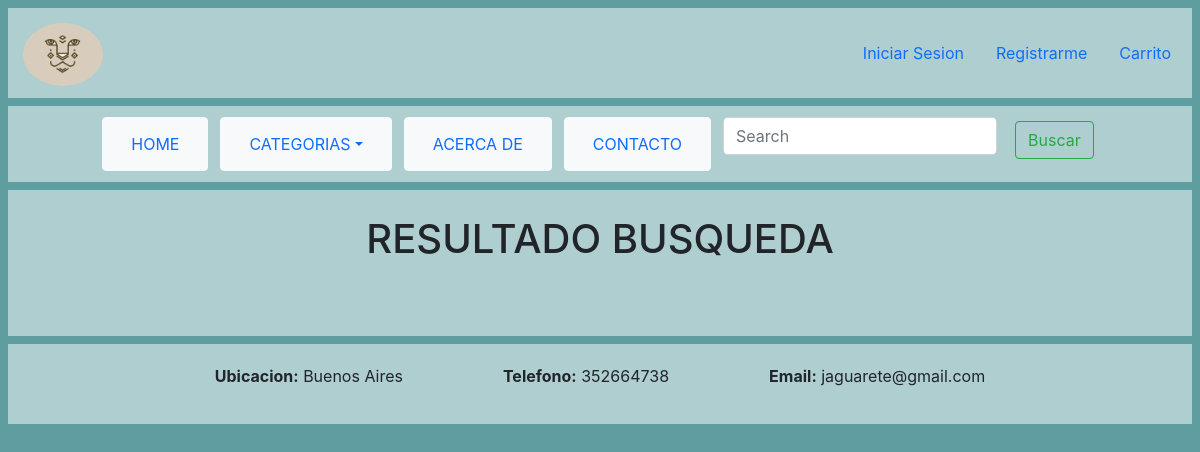
Page /TIENDAROPA/verProductosDeCategoria/6/ on the earlier database version.
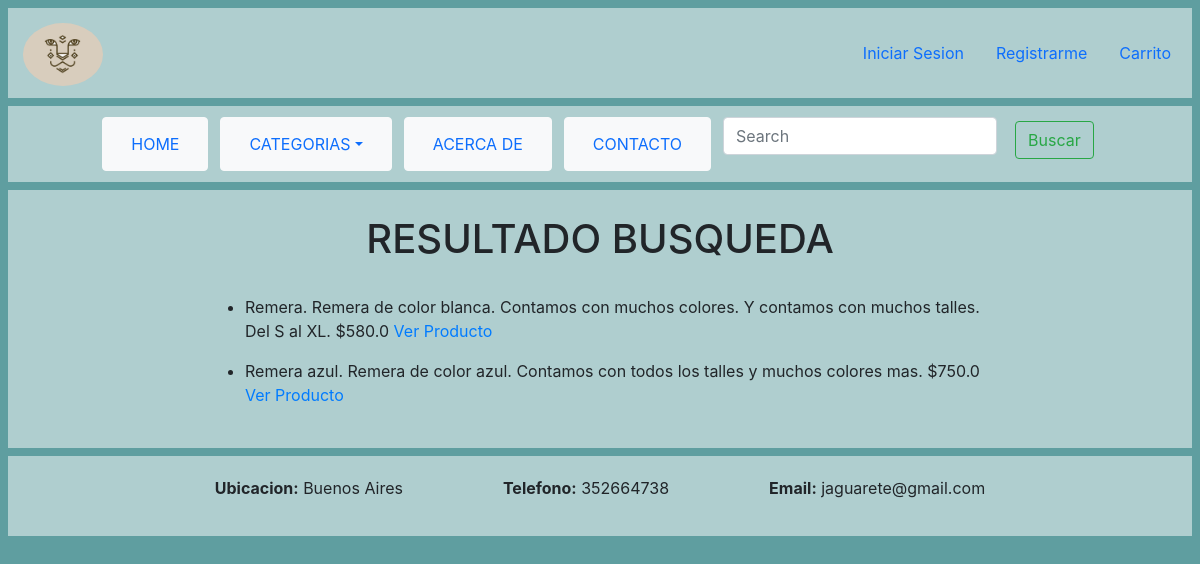
Same page on the later database version.
### TIENDAROPA/models.py (models this page shows)
class Producto(models.Model):
    titulo = models.CharField(max_length=60)
    img= models.BinaryField(null=True)
    mimetype = models.CharField(max_length=150, null=True)
    name = models.CharField(max_length=150, null=True)
    descripcionProducto = models.CharField(max_length=150)
    precio = models.FloatField()
    categoria = models.ForeignKey(Categoria, on_delete=models.CASCADE, null=False)
    fecha = models.DateTimeField(default=datetime.now)

### TIENDAROPA/views.py (the view)
# urls.py: path('verProductosDeCategoria/<id>/',views.verProductosDeCategoria,name='verProductosDeCategoria'),
def verProductosDeCategoria(request,id):
    productos = Producto.objects.filter(categoria=id)
    categorias = Categoria.objects.all()
    productoPost = []
    for each in productos:
        productoPost.append({
            'id': each.id,
            'titulo': each.titulo,
            'descripcion': each.descripcionProducto,
            'precio': each.precio
        })
    return render (request,'verBusqueda.html',{'ok': request.user.is_authenticated, 'tipo':request.user.is_staff, 'categorias':categorias, 'productos': productoPost})

### TIENDAROPA/templates/verBusqueda.html (shortened to what this page needs)
{% extends "layout.html" %}
{% block content %}
    <link href="//maxcdn.bootstrapcdn.com/bootstrap/4.1.1/css/bootstrap.min.css" rel="stylesheet" id="bootstrap-css">
    <link rel="stylesheet" href="https://use.fontawesome.com/releases/v5.1.0/css/all.css">
    <div style="padding-right: 200px;padding-left: 200px; padding-top: 20px;padding-bottom: 20px;">
        <h1 style="text-align: center;">RESULTADO BUSQUEDA</h1>
        <br>
        <ul>
            {% for producto in productos %}
                <li>
                    <p> {{producto.titulo}}. {{producto.descripcion}}. ${{producto.precio}} <a href="{% url 'TIENDAROPA:verProducto' id=producto.id %}">Ver Producto</a> </p>
                </li>
            {% endfor %}
        </ul>
    </div>
{% endblock %}

Differences in the rows shown:
added Producto: titulo "Remera", descripcion "Remera de color blanca. Contamos con muchos colores. Y contamos con muchos talles. Del S al XL", precio "580.0"
added Producto: titulo "Remera azul", descripcion "Remera de color azul. Contamos con todos los talles y muchos colores mas", precio "750.0"
Other differences:
new list line: ". . $ Ver Producto"
